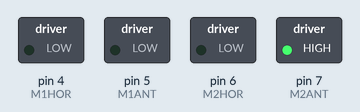
A sketch run on a simulated Arduino Uno, built with avr-gcc and run on an emulated ATmega328P. On the bench: switched loads named in the sketch (green lamp = pin HIGH).

Above: at 1.0 s.
At 3.0 s:
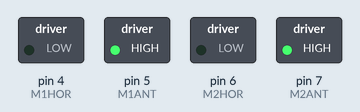
At 5.0 s:
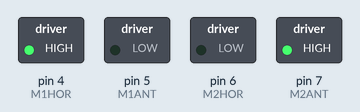
At 7.0 s:
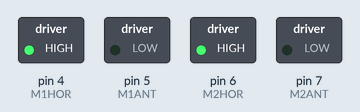
At 9.0 s:
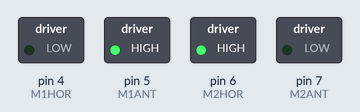
At 14.0 s:
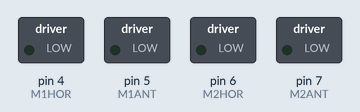
Timing chart, 0 to 18.4 s (numbered marks = the images above):
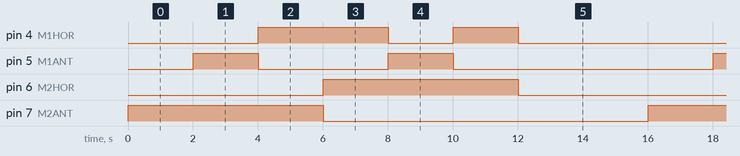

Measured:
- by itself, pin 4 (M1HOR): LOW → HIGH at 4.0 s, → LOW 4.0 s later, → HIGH 2.0 s later, → LOW 2.0 s later, … (9 changes in this stretch)
- by itself, pin 5 (M1ANT): repeats every 16.0 s: LOW 4.0 s, HIGH 2.0 s, LOW 8.0 s, HIGH 2.0 s
- by itself, pin 6 (M2HOR), pin 7 (M2ANT): alternates HIGH for 6.0 s and LOW for 10.0 s

The sketch:

test_motors_final.ino
```cpp
/////////////////////////////////////////////////////////////
///                                                       ///
///                     C O N T A N T E S                 ///
///                                                       ///
/////////////////////////////////////////////////////////////

//Motor 01 - Direção
  //Ativo em nivel Alto - Motor 01 - Sentido Horario
  #define M1HOR 4

  //Ativo em nivel Alto - Motor 01 - Sentido Anti-horario
  #define M1ANT 5


//Motor 02 - Tração
  //Ativo em nivel Alto - Motor 02 - Sentido Horario
  #define M2HOR 6

  //Ativo em nivel Alto - Motor 02 - Sentido Anti-horario
  #define M2ANT 7


//Bluetooth
  //Pino TX do modulo bluetooth
  #define BTX 1

  //Pino TX do modulo bluetooth
  #define BRX 2


/////////////////////////////////////////////////////////////
///                                                       ///
///                          S E T U P                    ///
///                                                       ///
/////////////////////////////////////////////////////////////

void setup() {

  pinMode(M1HOR, OUTPUT);                     // Define pino como saída

  pinMode(M1ANT, OUTPUT);                     // Define pino como saída

  pinMode(M2HOR, OUTPUT);                     // Define pino como saída

  pinMode(M2ANT, OUTPUT);                     // Define pino como saída

  pinMode(BTX,   OUTPUT);                     // Define pino como saída

  pinMode(BRX,    INPUT);                     // Define pino como entrada


  Serial.begin(9600);                          // Inicia Monitoramento por barramento na velocidade 9600


  preset();                                   // Define STATUS para todos os pinos usados

} //end setup()


void preset(){

  digitalWrite(M1HOR, LOW);                   // Atribui nivel baixo para o pino

  digitalWrite(M1ANT, LOW);                   // Atribui nivel baixo para o pino

  digitalWrite(M2HOR, LOW);                   // Atribui nivel baixo para o pino

  digitalWrite(M2ANT, LOW);                   // Atribui nivel baixo para o pino


} //end reset()


void reset(char modulo){

  if(modulo == 'D'){
                                                //RESET para os controles de DIREÇÃO
    digitalWrite(M1HOR, LOW);                   // Atribui nivel baixo para o pino

    digitalWrite(M1ANT, LOW);                   // Atribui nivel baixo para o pino

  } // end if(D)


  if(modulo == 'T'){
                                                //RESET para os controles de TRAÇÃO
    digitalWrite(M2HOR, LOW);                   // Atribui nivel baixo para o pino

    digitalWrite(M2ANT, LOW);                   // Atribui nivel baixo para o pino

  } // end if(T)


  if(modulo != 'D' and modulo != 'T'){
                                                //RESET para todos os controles
    digitalWrite(M1HOR, LOW);                   // Atribui nivel baixo para o pino

    digitalWrite(M1ANT, LOW);                   // Atribui nivel baixo para o pino

    digitalWrite(M2HOR, LOW);                   // Atribui nivel baixo para o pino

    digitalWrite(M2ANT, LOW);


  } // endif All

} //end reset()


/////////////////////////////////////////////////////////////
///                                                       ///
///                     C O N T R O L E S                 ///
///                                                       ///
/////////////////////////////////////////////////////////////

void setDirecao(int sentido = 0){
  // Espera 4 ← para virar a esquerda
  // Espera 6 → para virar a direita

  // Qualquer outro valor leva para leva a direção para frente

  if(sentido == 6){
    reset('D');
    digitalWrite(M1ANT, HIGH);
  }

  else if(sentido == 4){
    reset('D');
    digitalWrite(M1HOR, HIGH);
  }

  else{
    reset('D');
  }

} // end setDirecao()


void setTracao(int sentido = 0){
  // Espera 8 ↑ para drive
  // Espera 2 ↓ para reverse

  // Qualquer outro valor NÃO traciona o veículo

  if(sentido == 8){
    reset('T');
    digitalWrite(M2ANT, HIGH);
  }

  else if(sentido == 2){
    reset('T');
    digitalWrite(M2HOR, HIGH);
  }

  else{
    reset('T');
  }

} // end setTracao()


/////////////////////////////////////////////////////////////
///                                                       ///
///                         M A I N                       ///
///                                                       ///
/////////////////////////////////////////////////////////////


void loop() {

  setTracao(8);
  delay(2000);

  setDirecao(6);
  delay(2000);

  setDirecao(4);
  delay(2000);

  setTracao(2);
  delay(2000);

  setDirecao(6);
  delay(2000);

  setDirecao(4);
  delay(2000);

  reset(' ');

  delay(4000);

} //end loop()
```
